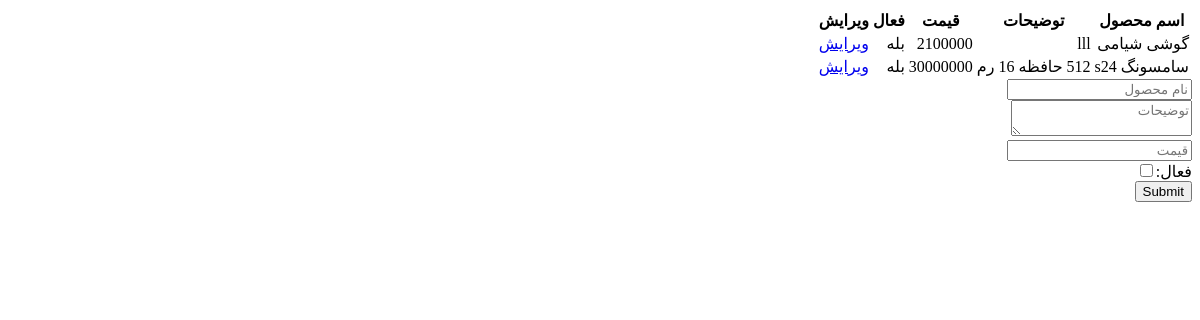
Before: /admin/dashboard/products (signed in) with the older database file.
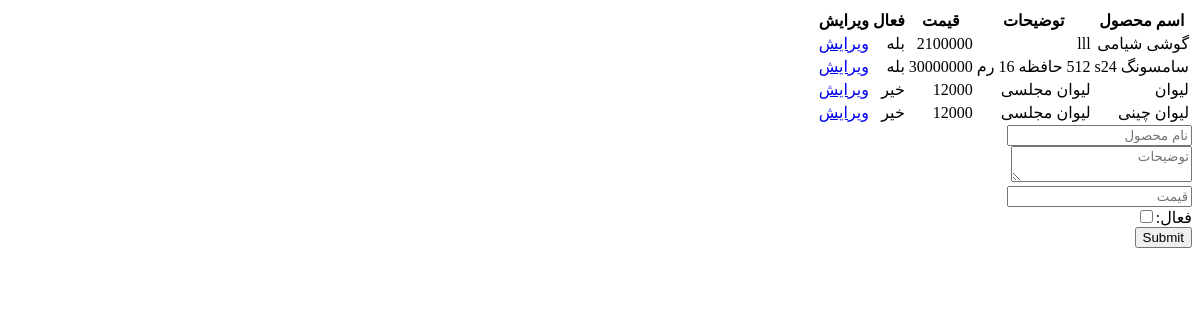
After: the same page with the newer database file.
### models/product.py (models this page shows)
class Product(db.Model):
    __tablename__="products"
    id =Column(Integer,primary_key=true,index=true)
    name =Column(String,unique=true,nullable=false,index=true)
    description =Column(String,nullable=false,index=true)
    price =Column(Integer,nullable=false,index=true)
    active =Column(Integer,nullable=false,index=true)

### blueprints/admin.py (the view, shortened to what this page needs)
@app.route('/admin/dashboard/products',methods=["POST","GET"])
def products():
    if request.method=="GET":
        products=Product.query.all()
        return render_template("admin/products.html",products=products)

### blueprints/admin.py (called while the page is built)
@app.before_request
def before_request():
    if session.get("admin_login",None)==None and request.endpoint != "admin.login":
        abort(403)

### templates/admin/products.html (shortened to what this page needs)
{% extends 'base.html' %}
{% block body %}
<table>
    <tr>
        <th>اسم محصول</th>
        <th>توضیحات</th>
        <th>قیمت</th>
        <th>فعال</th>
        <th>ویرایش</th>
    </tr>
    {% for p in products %}
    <tr>
        <td>{{p.name}}</td>
        <td>{{p.description}}</td>
        <td>{{p.price}}</td>
        <td>{{"بله" if p.active==1 else "خیر"}}</td>
        <td><a href="/admin/dashboard/edit-product/{{p.id}}">ویرایش</a></td>
    </tr>
    {% endfor %}
</table>
<form action="#" method="post">
    <input type="text" name="name" placeholder="نام محصول"><br>
    <textarea name="description" placeholder="توضیحات"></textarea><br>
    <input type="number" name="price" placeholder="قیمت"><br>
    <label for="">فعال:</label><input type="checkbox" value="1" name="active"><br>
    <input type="submit">
</form>
{% endblock %}

### templates/base.html (shortened to what this page needs)
<!DOCTYPE html>
<html lang="fa" dir="rtl">
<head>
</head>
<body>
    {% block body %} {% endblock %}
</body>
</html>

Changed rows visible on the page:
added Product: name "لیوان", description "لیوان مجلسی", price "12000", active "خیر"
added Product: name "لیوان چینی", description "لیوان مجلسی", price "12000", active "خیر"
